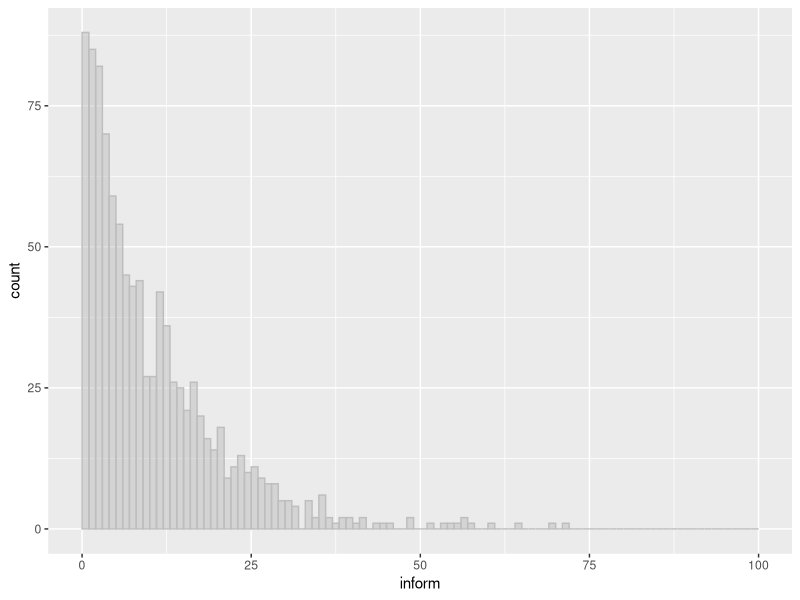
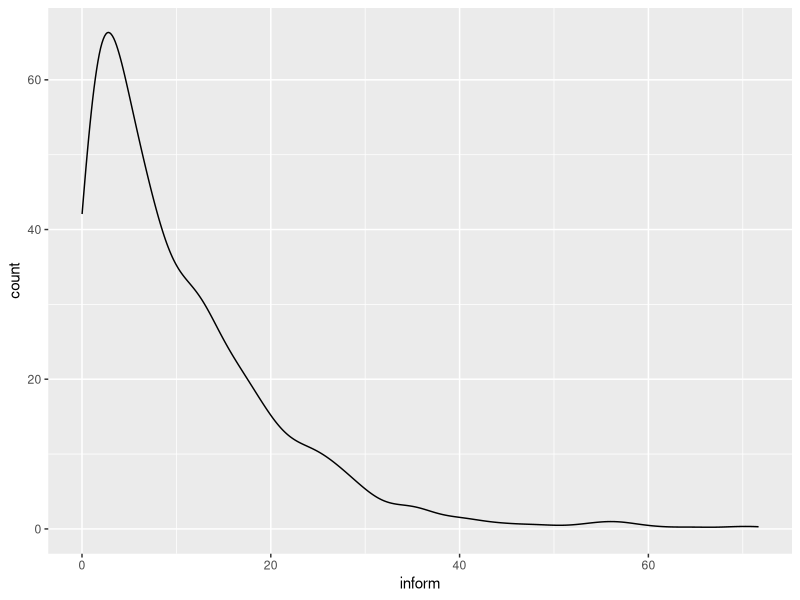
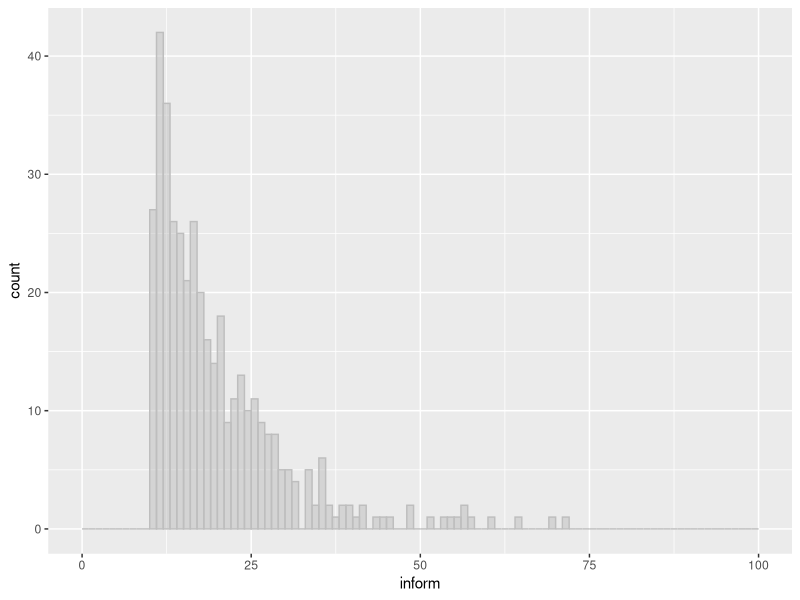
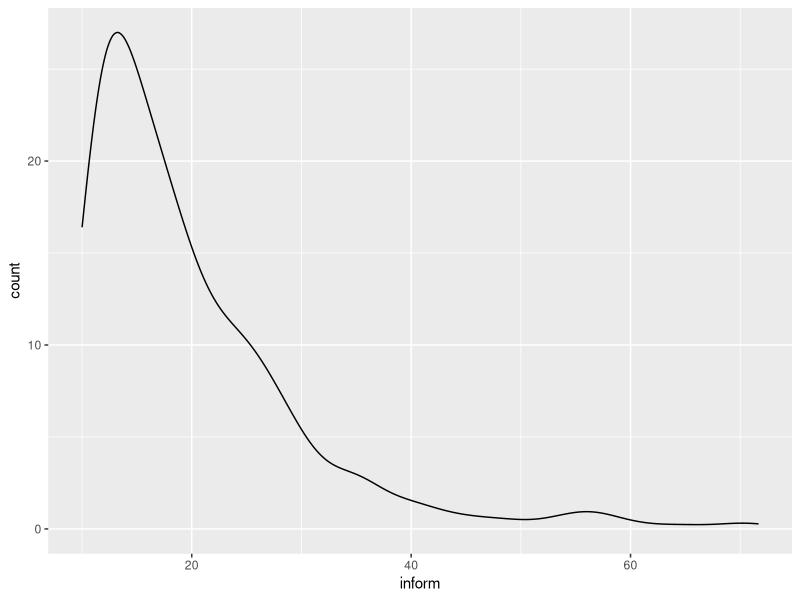
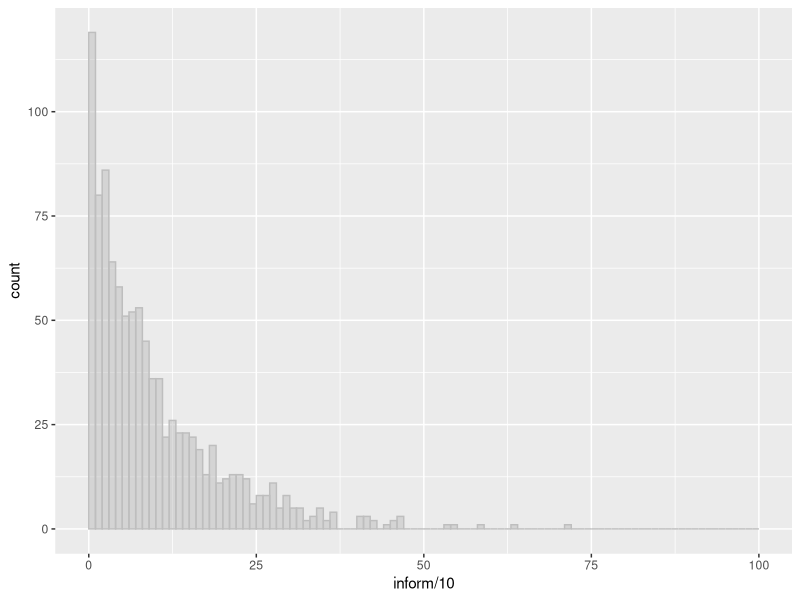
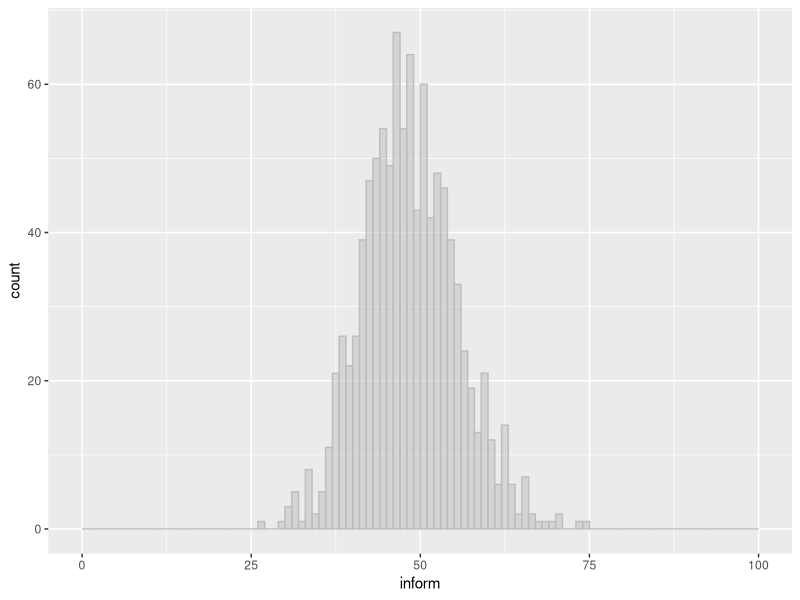

R code for these plots, in order:
## ---- chunk 1
knitr::opts_chunk$set(echo = TRUE)
## ---- chunk 2

library(ggplot2)

n = 1000
landa = 0.1

inform <- rexp(n,landa)

plot <- ggplot(data.frame(inform),aes(x=inform, y = ..count..)) + geom_histogram(alpha = 0.5, binwidth = 1, color = "gray", fill = "gray", breaks = seq(0,100,1))

plot
## ---- chunk 3
plot <- ggplot(data.frame(inform),aes(x=inform, y = ..count..)) + geom_density()

plot
## ---- chunk 4
subset(inform,inform > 10)
## ---- chunk 5


plot <- ggplot(data = subset(data.frame(inform), inform > 10),aes(x=inform, y = ..count..)) + geom_histogram(alpha = 0.5, binwidth = 1, color = "gray", fill = "gray", breaks = seq(0,100,1))

plot
## ---- chunk 6
plot <- ggplot(data = subset(data.frame(inform), inform > 10),aes(x=inform, y = ..count..)) + geom_density()

plot
## ---- chunk 7
n = 1000
p = 0.01

inform <- rgeom(n,p)

plot <- ggplot(data.frame(inform),aes(x=inform/10, y = ..count..)) + geom_histogram(alpha = 0.5, binwidth = 1, color = "gray", fill = "gray", breaks = seq(0,100,1))

plot
## ---- chunk 8
timer = 0
counter = 0
while (timer <= 480)
{
  input = rexp(1,0.1)
  timer = timer + input
  counter = counter + 1
}

inform = c(counter)
for (i in 1:999)
{
  timer = 0
  counter = 0
  while (timer <= 480)
  {
    input = rexp(1,0.1)
    timer = timer + input
    counter = counter + 1
  }
  
  s = c(counter)
  inform = c(inform,s)
}

plot <- ggplot(data.frame(inform),aes(x=inform, y = ..count..)) + geom_histogram(alpha = 0.5, binwidth = 1, color = "gray", fill = "gray", breaks = seq(0,100,1))

plot

